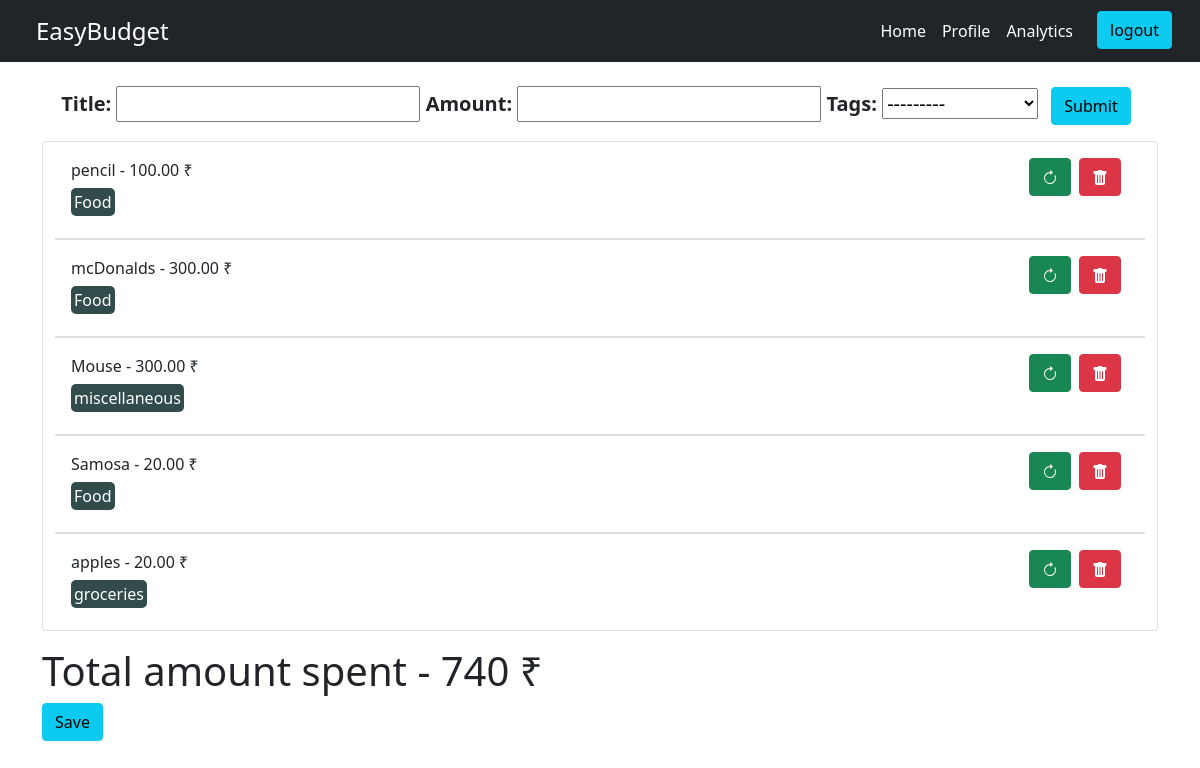
Before: / (signed in) with the older database file.
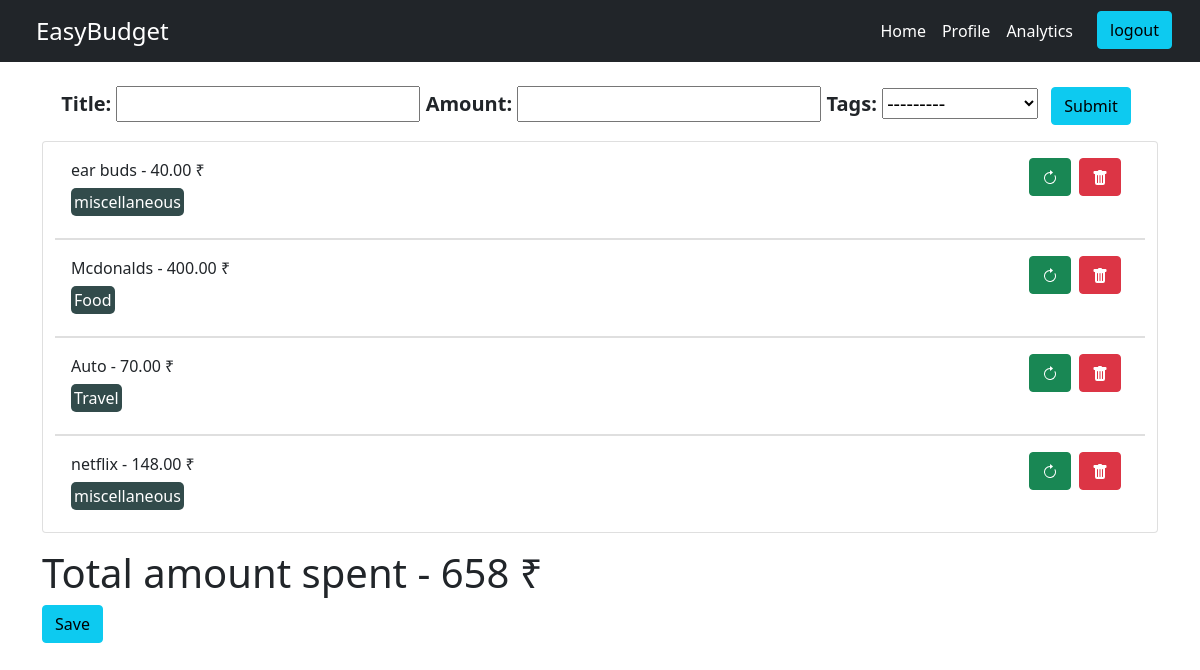
After: the same page with the newer database file.
### budget/models.py (models this page shows, shortened)
class Item(models.Model):
    user = models.ForeignKey(User,on_delete=models.CASCADE, null = True,related_name="itemOwner")
    title = models.CharField(max_length=50)
    amount = models.DecimalField(max_digits=10000, decimal_places=2)
    tags = models.ForeignKey('Tag',null = True,on_delete=DO_NOTHING)
    created = models.DateTimeField(auto_now_add=True)
    id = models.UUIDField(default=uuid.uuid4, unique = True, primary_key=True, editable=False)

class Tag(models.Model):
    name = models.CharField(max_length= 200)
    created = models.DateTimeField(auto_now = True)
    id = models.UUIDField(default = uuid.uuid4, unique = True , primary_key=True, editable=False)
    def __str__(self):
        return self.name

### budget/views.py (the view)
# urls.py: path('', views.home, name='home'),
@login_required(login_url='login')
def home(request):
    items = Item.objects.filter(user = request.user)
    form = ItemForm()
    total = 0
    for item in items:
        total += int(item.amount)
    if request.user.is_authenticated:
        if request.method == "POST":
            user = request.user
            form = ItemForm(request.POST)
            if form.is_valid:
                itemList = form.save(commit=False)
                itemList.user = user
                itemList.save()
                return redirect('home')
    context = {'form':form, 'items':items,'total':total}
    print(request.user)
    return render(request,'budget/home.html',context)

### budget/forms.py
class ItemForm(ModelForm):
    class Meta:
         model = Item
         fields = ['title', 'amount','tags']

### budget/templates/budget/home.html (shortened to what this page needs)
{% extends 'main.html' %}
{%load crispy_forms_tags %}
{% block content %}
<div class="container-sm my-4">
    <div class="mt-4 d-flex justify-content-center fs-5 fw-bold">
        <form action="{% url 'home' %}" method="POST">
            {{form}}
            <input type="submit" class = "btn btn-info mx-2">
        </form>
    </div>
    <div class="container card my-3">
      {% for item in user.itemOwner.all %}
      <ul class="list-group list-group-flush fs-6">
        <li class="list-group-item my-2">
          {{item.title}} - {{item.amount}} &#8377
          <span><a class = "btn btn-danger float-end mx-2" href="{% url 'delete-item' item.id %}"></a></span>
          <span><a class = "btn btn-success float-end" href="{% url 'update-item' item.id %}"></a></span>
          <div class = "my-2">
              <span class="chip">{{item.tags}}</span>
          </div>
        </li>
      </ul>
      {% endfor %}
    </div>
    <h1>Total amount spent - {{total}} &#8377</h1>
    <button class = "btn btn-info">Save</button>
</div>
{% endblock content %}

### templates/main.html (shortened to what this page needs)
<!DOCTYPE html>
{% load static %}
<html lang="en">
<head>
    <link href="https://cdn.jsdelivr.net/npm/bootstrap@5.1.3/dist/css/bootstrap.min.css" rel="stylesheet">
</head>
<body>
    {% include 'navbar.html' %}
    {% block content %}
    {% endblock content %}
</body>
</html>

### templates/navbar.html (shortened to what this page needs)
<nav class="navbar navbar-expand-lg navbar-dark bg-dark fs-6">
    <div class="container-fluid">
      <a class="navbar-brand mx-4 fs-4" href="#">EasyBudget</a>
      <div class="collapse navbar-collapse nav justify-content-end" id="navbarNavDropdown">
        <ul class="navbar-nav">
          {% if request.user.is_authenticated %}
          <li class="nav-item">
            <a class="nav-link active" aria-current="page" href="{% url 'home' %}">Home</a>
          </li>
          <li class="nav-item">
            <a class="nav-link active" href="{% url 'profile' user.profile.id %}">Profile</a>
          </li>
          <li class="nav-item">
            <a class="nav-link active" href="#">Analytics</a>
          </li>
          <li>
            <a href="{% url 'logout' %}"><button type="button" class="btn btn-info mx-3">logout</button></a>
          </li>
          {% endif %}
        </ul>
      </div>
    </div>
  </nav>

### budget/templates/budget/home.html (style rules this page uses)
.chip { padding: .19rem; height: 52px; border-radius: 5px; background-color: #324B4B; color:white; }

Changed rows visible on the page:
removed Item: title "pencil", amount "100.00", tags "Food"
removed Item: title "mcDonalds", amount "300.00", tags "Food"
removed Item: title "Mouse", amount "300.00", tags "miscellaneous"
removed Item: title "Samosa", amount "20.00", tags "Food"
removed Item: title "apples", amount "20.00", tags "groceries"
added Item: title "ear buds", amount "40.00", tags "miscellaneous"
added Item: title "Mcdonalds", amount "400.00", tags "Food"
added Item: title "Auto", amount "70.00", tags "Travel"
added Item: title "netflix", amount "148.00", tags "miscellaneous"
Other visible differences:
{{ total }}: "740" → "658"
